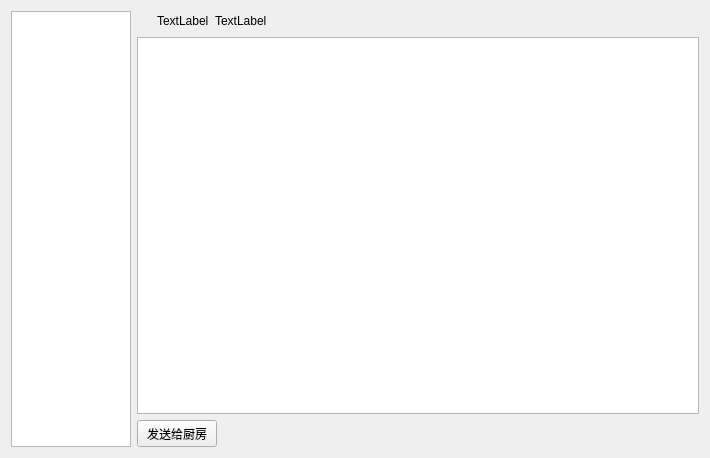
<?xml version="1.0" encoding="UTF-8"?>
<ui version="4.0">
 <class>OrderInfoWidget</class>
 <widget class="QWidget" name="OrderInfoWidget">
  <property name="geometry">
   <rect>
    <x>0</x>
    <y>0</y>
    <width>710</width>
    <height>458</height>
   </rect>
  </property>
  <property name="windowTitle">
   <string>Form</string>
  </property>
  <layout class="QVBoxLayout" name="verticalLayout_2">
   <item>
    <layout class="QHBoxLayout" name="horizontalLayout_2">
     <item>
      <widget class="QTableView" name="tableView_order_id">
       <property name="sizePolicy">
        <sizepolicy hsizetype="Maximum" vsizetype="Expanding">
         <horstretch>0</horstretch>
         <verstretch>0</verstretch>
        </sizepolicy>
       </property>
       <property name="minimumSize">
        <size>
         <width>120</width>
         <height>0</height>
        </size>
       </property>
       <property name="maximumSize">
        <size>
         <width>120</width>
         <height>16777215</height>
        </size>
       </property>
      </widget>
     </item>
     <item>
      <layout class="QVBoxLayout" name="verticalLayout">
       <item>
        <layout class="QHBoxLayout" name="horizontalLayout">
         <item>
          <spacer name="horizontalSpacer">
           <property name="orientation">
            <enum>Qt::Horizontal</enum>
           </property>
           <property name="sizeType">
            <enum>QSizePolicy::Maximum</enum>
           </property>
           <property name="sizeHint" stdset="0">
            <size>
             <width>20</width>
             <height>20</height>
            </size>
           </property>
          </spacer>
         </item>
         <item>
          <widget class="QLabel" name="label_table_id">
           <property name="styleSheet">
            <string notr="true">font: 75 12pt &quot;楷体&quot;;</string>
           </property>
           <property name="text">
            <string>TextLabel</string>
           </property>
          </widget>
         </item>
         <item>
          <widget class="QLabel" name="label">
           <property name="styleSheet">
            <string notr="true">font: 75 12pt &quot;楷体&quot;;</string>
           </property>
           <property name="text">
            <string>TextLabel</string>
           </property>
          </widget>
         </item>
         <item>
          <spacer name="horizontalSpacer_2">
           <property name="orientation">
            <enum>Qt::Horizontal</enum>
           </property>
           <property name="sizeHint" stdset="0">
            <size>
             <width>40</width>
             <height>20</height>
            </size>
           </property>
          </spacer>
         </item>
        </layout>
       </item>
       <item>
        <widget class="QTableView" name="tableView_menu"/>
       </item>
       <item>
        <widget class="QPushButton" name="pbnSendKitchen">
         <property name="sizePolicy">
          <sizepolicy hsizetype="Maximum" vsizetype="Fixed">
           <horstretch>0</horstretch>
           <verstretch>0</verstretch>
          </sizepolicy>
         </property>
         <property name="minimumSize">
          <size>
           <width>70</width>
           <height>27</height>
          </size>
         </property>
         <property name="toolTip">
          <string>发送订单给厨房</string>
         </property>
         <property name="text">
          <string>发送给厨房</string>
         </property>
        </widget>
       </item>
      </layout>
     </item>
    </layout>
   </item>
  </layout>
 </widget>
 <resources/>
 <connections/>
</ui>
